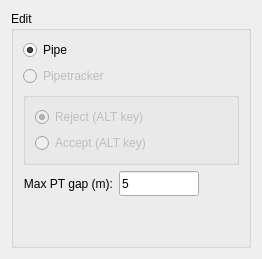
      <widget class="QWidget" name="tab">
       <attribute name="title">
        <string>Edit</string>
       </attribute>
       <layout class="QVBoxLayout" name="verticalLayout_6">
        <item>
         <widget class="QGroupBox" name="Edit">
          <property name="title">
           <string>Edit</string>
          </property>
          <layout class="QVBoxLayout" name="verticalLayout_2">
           <item>
            <widget class="QRadioButton" name="rb_Pr">
             <property name="text">
              <string>Pipe</string>
             </property>
             <property name="checked">
              <bool>true</bool>
             </property>
            </widget>
           </item>
           <item>
            <widget class="QRadioButton" name="rb_Pt">
             <property name="enabled">
              <bool>false</bool>
             </property>
             <property name="text">
              <string>Pipetracker</string>
             </property>
            </widget>
           </item>
           <item>
            <widget class="QGroupBox" name="PT">
             <property name="enabled">
              <bool>false</bool>
             </property>
             <property name="title">
              <string/>
             </property>
             <layout class="QVBoxLayout" name="verticalLayout_3">
              <item>
               <widget class="QRadioButton" name="rb_RejectPT">
                <property name="text">
                 <string>Reject (ALT key)</string>
                </property>
                <property name="checked">
                 <bool>true</bool>
                </property>
               </widget>
              </item>
              <item>
               <widget class="QRadioButton" name="rb_AcceptPT">
                <property name="text">
                 <string>Accept (ALT key)</string>
                </property>
               </widget>
              </item>
             </layout>
            </widget>
           </item>
           <item>
            <layout class="QHBoxLayout" name="horizontalLayout_4">
             <item>
              <widget class="QLabel" name="l14">
               <property name="maximumSize">
                <size>
                 <width>140</width>
                 <height>35</height>
                </size>
               </property>
               <property name="text">
                <string>Max PT gap (m):</string>
               </property>
               <property name="alignment">
                <set>Qt::AlignmentFlag::AlignRight|Qt::AlignmentFlag::AlignTrailing|Qt::AlignmentFlag::AlignVCenter</set>
               </property>
              </widget>
             </item>
             <item>
              <widget class="QLineEdit" name="t_PtGap">
               <property name="sizePolicy">
                <sizepolicy hsizetype="Preferred" vsizetype="Preferred">
                 <horstretch>0</horstretch>
                 <verstretch>0</verstretch>
                </sizepolicy>
               </property>
               <property name="minimumSize">
                <size>
                 <width>80</width>
                 <height>25</height>
                </size>
               </property>
               <property name="maximumSize">
                <size>
                 <width>80</width>
                 <height>25</height>
                </size>
               </property>
               <property name="text">
                <string>5</string>
               </property>
              </widget>
             </item>
             <item>
              <spacer name="horizontalSpacer_3">
               <property name="orientation">
                <enum>Qt::Orientation::Horizontal</enum>
               </property>
               <property name="sizeHint" stdset="0">
                <size>
                 <width>40</width>
                 <height>20</height>
                </size>
               </property>
              </spacer>
             </item>
            </layout>
           </item>
           <item>
            <spacer name="verticalSpacer_2">
             <property name="orientation">
              <enum>Qt::Orientation::Vertical</enum>
             </property>
             <property name="sizeHint" stdset="0">
              <size>
               <width>20</width>
               <height>40</height>
              </size>
             </property>
            </spacer>
           </item>
          </layout>
         </widget>
        </item>
       </layout>
      </widget>
